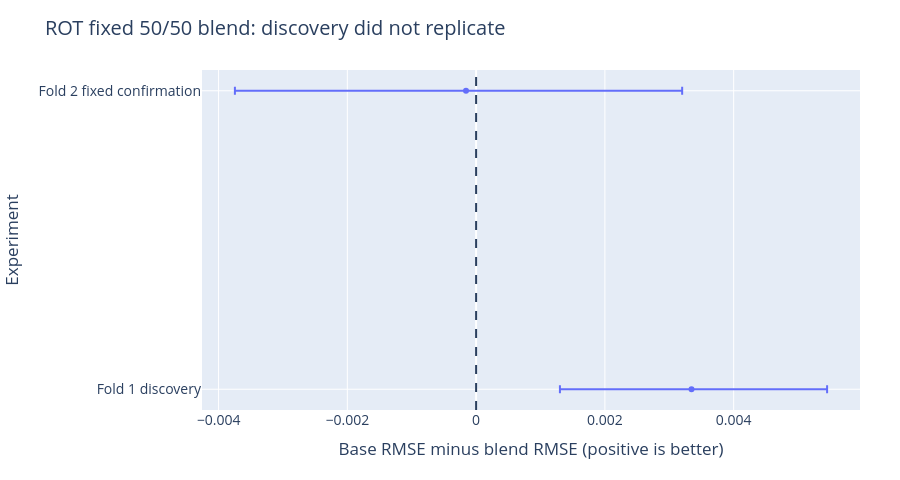

Notebook source saved alongside this figure:
### Markdown cell above
Fold variation is substantial. The pooled score weights squared errors by row counts before taking the square root; it is not an unweighted average of fold RMSEs. The historical 0.70090 post-deadline private submission belongs to an earlier model and a different evaluation population.

### Code cell
trials=E['rot']; labels=[t['stage'] for t in trials]; gains=[t['gain'] for t in trials]
low=[t['gain']-t['interval95'][0] for t in trials];high=[t['interval95'][1]-t['gain'] for t in trials]
fig=go.Figure(go.Scatter(x=gains,y=labels,mode='markers',error_x=dict(type='data',array=high,arrayminus=low,symmetric=False)))
fig.update_layout(title='ROT fixed 50/50 blend: discovery did not replicate',xaxis_title='Base RMSE minus blend RMSE (positive is better)',yaxis_title='Experiment')
fig.add_vline(x=0,line_dash='dash')
static,ax=plt.subplots();ax.errorbar(gains,labels,xerr=[low,high],fmt='o',capsize=5);ax.axvline(0,linestyle='--');ax.set(xlabel='RMSE improvement (yards)',title='Paired-game 95% intervals: discovery versus confirmation')
show(fig,static,'winner_confirmation')

### Figure 1 — Plotly figure (JSON) as saved in the notebook; plotly's stock layout.template omitted (floating-point values rounded to 4 significant figures)
{"data": [{"error_x": {"array": [0.002106, 0.003357], "arrayminus": [0.002044, 0.003589], "symmetric": false, "type": "data"}, "mode": "markers", "type": "scatter", "x": [0.003345, -0.000157], "y": ["Fold 1 discovery", "Fold 2 fixed confirmation"]}], "layout": {"font": {"size": 14}, "height": 480, "margin": {"b": 70, "l": 80, "r": 40, "t": 70}, "shapes": [{"line": {"dash": "dash"}, "type": "line", "x0": 0, "x1": 0, "xref": "x", "y0": 0, "y1": 1, "yref": "y domain"}], "title": {"text": "ROT fixed 50/50 blend: discovery did not replicate"}, "width": 900, "xaxis": {"title": {"text": "Base RMSE minus blend RMSE (positive is better)"}}, "yaxis": {"title": {"text": "Experiment"}}}}
